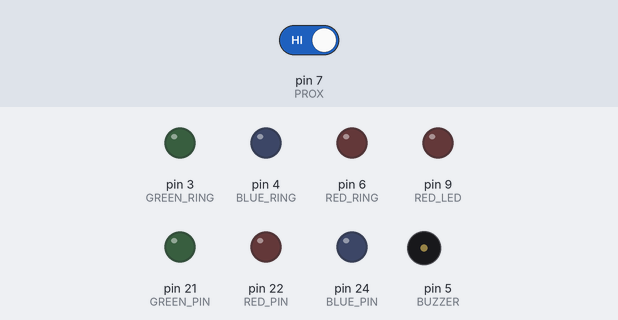
Bench run of a sketch on a simulated Arduino Mega 2560, built with avr-gcc and run on an emulated ATmega2560. Parts: output pins drawn as LEDs (lit = HIGH), buzzer (waves = sounding, pin HIGH). The test bench sets the inputs (shaded band); at power-on: pin 7 (PROX) HIGH. What the sketch prints to the serial monitor is not drawn.

Above: at 1.2 s.
1.3 s: pin 7 (PROX) driven LOW
At 2.2 s:
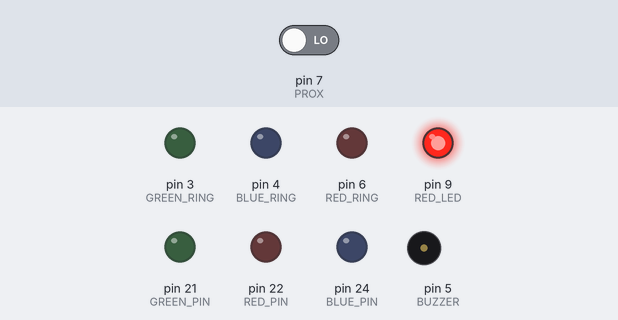
At 5.0 s:
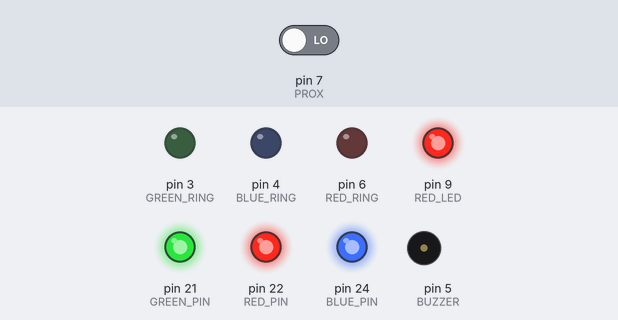
Timing chart, 0 to 47.1 s (numbered marks = the images above; inputs shaded):
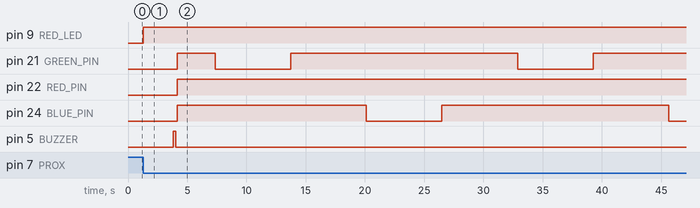

Measured:
- after the input at 1.3 s, pin 9 (RED_LED): LOW → HIGH at once; pin 21 (GREEN_PIN): goes HIGH 3.2 s, LOW 6.4 s, HIGH 19.1 s, LOW 6.4 s, then HIGH, starting after 2.9 s

The sketch:

Lystr-Looks-Like.ino
```cpp
/*---------------------------------------
 *  Lystr "Looks Like" Firmware
 *
 *  Written By:
 *  Neil Kumar
 ---------------------------------------*/

#include "LED.h"

#define RED_RING    6
#define BLUE_RING   4
#define GREEN_RING  3
#define BUZZER      5
#define PROX        7

#define RED_LED     9

LED led(RED_RING, GREEN_RING, BLUE_RING);

void setup() {
  // put your setup code here, to run once:

  Serial.begin(9600);

  //initialize ring LED Pins as output (will be managed by LED Class)
  Serial.println("Initializing LED Ring");
  pinMode(RED_RING, OUTPUT);
  pinMode(BLUE_RING, OUTPUT);
  pinMode(GREEN_RING, OUTPUT);

  //initialize barcode scanner fake led
  Serial.println("Initializing Barcode Scanner");
  pinMode(RED_LED, OUTPUT);

  //initialize buzzer pin
  Serial.println("Initializing Buzzer");
  pinMode(BUZZER, OUTPUT);

  //initialize prox sensor pin
  Serial.println("Initializing Proximity Sensor");
  pinMode(PROX, INPUT);


}

void loop() {
  // put your main code here, to run repeatedly:

  int proxStatus = 1;

  proxStatus = digitalRead(PROX);

  //enter if proximity sensor is triggered
  if(proxStatus == 0){

    //turn on red LED for 2.5 seconds to fake barcode scanner
    digitalWrite(RED_LED, HIGH);
    delay(2500);


    //turn on buzzer beep
    analogWrite(BUZZER, 255);
    delay(250);
    analogWrite(BUZZER, 0);
    delay(100);

    //pulse ring green three times
    for(int i = 0; i < 3; i++)
    {
      led.pulse(GREEN, 25);
    }
  }


}
```

LED.cpp
```cpp
//#include "Arduino.h"
#include "LED.h"


LED::LED(uint8_t redPin, uint8_t greenPin, uint8_t bluePin)
{
//  pinMode(redPin, OUTPUT);
//  pinMode(greenPin, OUTPUT);
//  pinMode(bluePin, OUTPUT);

  _redPin = RED_PIN;
  _greenPin = GREEN_PIN;
  _bluePin = BLUE_PIN;

  _lastEventTime = 0;
  _currentTime = 0;

  _redState = LOW;
  _blueState = LOW;
  _greenState = LOW;
}

void LED::flash(color ledColor, double pulseLength)
{
  double timeDif = 0;
  double currentTime = millis();

  timeDif = currentTime - _lastEventTime;

  Serial.println(timeDif);


  if(timeDif >= pulseLength)
  {
        if( (AH_LED && _ledState) || (!AH_LED && !_ledState) )
        {
          turnOff();
          _lastEventTime = millis();
        }
        else
        {
          setColor(ledColor);
          _lastEventTime = millis();
        }
  }

}

void LED::turnOff(void)
{
  if(AH_LED)
  {
    analogWrite(_redPin, 0);
    analogWrite(_greenPin, 0);
    analogWrite(_bluePin, 0);

    Serial.println("HELLO2");

    _ledState = 0;
  }
  else
  {
    analogWrite(_redPin, 255);
    analogWrite(_greenPin, 255);
    analogWrite(_bluePin, 255);

    _ledState = 0;
  }
}

void LED::setColor(color ledColor)
{

  switch(ledColor)
  {
    case RED :
    {
      if(AH_LED)
      {
        analogWrite(_redPin, 100);
        analogWrite(_greenPin, 0);
        analogWrite(_bluePin, 0);
      }
      else
      {
        analogWrite(_redPin, 155);
        analogWrite(_greenPin, 255);
        analogWrite(_bluePin, 255);
      }
    }

    break;

    case GREEN :
    {
      if(AH_LED)
      {
        analogWrite(_redPin, 0);
        analogWrite(_greenPin, 255);
        analogWrite(_bluePin, 0);
      }
      else
      {
        analogWrite(_redPin, 255);
        analogWrite(_greenPin, 0);
        analogWrite(_bluePin, 255);
      }

    }

    break;

    case BLUE :
    {
      if(AH_LED)
      {
        analogWrite(_redPin, 0);
        analogWrite(_greenPin, 0);
        analogWrite(_bluePin, 255);
      }
      else
      {
        analogWrite(_redPin, 255);
        analogWrite(_greenPin, 255);
        analogWrite(_bluePin, 0);
      }
    }

    break;

    case YELLOW :
    {
      if(AH_LED)
      {
        analogWrite(_redPin, 255);
        analogWrite(_greenPin, 255);
        analogWrite(_bluePin, 0);
      }
      else
      {
        analogWrite(_redPin, 0);
        analogWrite(_greenPin, 0);
        analogWrite(_bluePin, 255);
      }
    }

    break;

    case PURPLE :
    {
      if(AH_LED)
      {
        analogWrite(_redPin, 255);
        analogWrite(_greenPin, 0);
        analogWrite(_bluePin, 255);
      }
      else
      {
        analogWrite(_redPin, 0);
        analogWrite(_greenPin, 255);
        analogWrite(_bluePin, 0);
      }
    }

    break;
  }

  _ledState = 1;

}

void LED::pulse(color ledColor, int pulseDelay)
{
  switch(ledColor)
  {
    case RED :
    {
      if(AH_LED)
      {
        for(int i = 0; i < 255; i++)
        {
          analogWrite(_redPin, i);
          analogWrite(_bluePin, 0);
          analogWrite(_greenPin, 0);
          delay(pulseDelay);
         }

         for(int i = 255; i > 0; i--)
         {
          analogWrite(_redPin, i);
          analogWrite(_greenPin, 0);
          analogWrite(_bluePin, 0);
          delay(pulseDelay);
         }
      }
      else
      {
        for(int i = 255; i > 0; i--)
        {
          analogWrite(_redPin, i);
          analogWrite(_bluePin, 255);
          analogWrite(_greenPin, 255);
          delay(pulseDelay);
         }

         for(int i = 0; i < 255; i++)
         {
          analogWrite(_redPin, i);
          analogWrite(_greenPin, 255);
          analogWrite(_bluePin, 255);
          delay(pulseDelay);
         }
        }
     }

   case GREEN :
    {
      if(AH_LED)
      {
        for(int i = 0; i < 255; i++)
        {
          analogWrite(_redPin, 0);
          analogWrite(_bluePin, 0);
          analogWrite(_greenPin, i);
          delay(pulseDelay);
         }

         for(int i = 255; i > 0; i--)
         {
          analogWrite(_redPin, 0);
          analogWrite(_greenPin, i);
          analogWrite(_bluePin, 0);
          delay(pulseDelay);
         }
      }
      else
      {
        for(int i = 255; i > 0; i--)
        {
          analogWrite(_redPin, 255);
          analogWrite(_bluePin, 255);
          analogWrite(_greenPin, i);
          delay(pulseDelay);
         }

         for(int i = 0; i < 255; i++)
         {
          analogWrite(_redPin, 255);
          analogWrite(_greenPin, i);
          analogWrite(_bluePin, 255);
          delay(pulseDelay);
         }
        }
     }

  case BLUE :
    {
      if(AH_LED)
      {
        for(int i = 0; i < 255; i++)
        {
          analogWrite(_redPin, 0);
          analogWrite(_bluePin, i);
          analogWrite(_greenPin, 0);
          delay(pulseDelay);
         }

         for(int i = 255; i > 0; i--)
         {
          analogWrite(_redPin, 0);
          analogWrite(_greenPin, 0);
          analogWrite(_bluePin, i);
          delay(pulseDelay);
         }
      }
      else
      {
        for(int i = 255; i > 0; i--)
        {
          analogWrite(_redPin, 255);
          analogWrite(_bluePin, i);
          analogWrite(_greenPin, 255);
          delay(pulseDelay);
         }

         for(int i = 0; i < 255; i++)
         {
          analogWrite(_redPin, 255);
          analogWrite(_greenPin, 255);
          analogWrite(_bluePin, i);
          delay(pulseDelay);
         }
        }
     }
   }
}
```

LED.h
```cpp
#ifndef LED_h
#define LED_h

#include "Arduino.h"


#define RED_PIN 22     //22
#define GREEN_PIN 21   //21
#define BLUE_PIN 24    //24

#define AH_LED 0


typedef enum {RED, GREEN, BLUE, YELLOW, PURPLE} color;

class LED{

  public:
    LED(uint8_t redPin, uint8_t greenPin, uint8_t bluePin);
    void flash(color ledColor, double pulseLength);
    void turnOff(void);
    void setColor(color ledColor);
    void pulse(color ledColor, int pulseDelay);

  private:
    uint8_t _redPin;
    uint8_t _greenPin;
    uint8_t _bluePin;

    bool _redState;
    bool _greenState;
    bool _blueState;

    bool _ledState;

    double _lastEventTime;
    double _currentTime;

};

#endif
```
